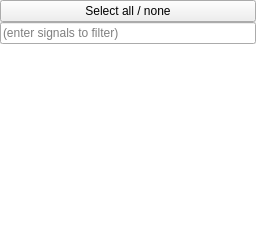
  <widget class="QDockWidget" name="dock_sig">
   <property name="minimumSize">
    <size>
     <width>125</width>
     <height>139</height>
    </size>
   </property>
   <property name="windowTitle">
    <string>(3) Signals</string>
   </property>
   <property name="dockLocation">
    <enum>Qt::DockWidgetArea::RightDockWidgetArea</enum>
   </property>
   <attribute name="dockWidgetArea">
    <number>2</number>
   </attribute>
   <widget class="QWidget" name="dockWidgetContents_7">
    <layout class="QVBoxLayout" name="verticalLayout_3">
     <property name="spacing">
      <number>0</number>
     </property>
     <property name="leftMargin">
      <number>0</number>
     </property>
     <property name="topMargin">
      <number>0</number>
     </property>
     <property name="rightMargin">
      <number>0</number>
     </property>
     <property name="bottomMargin">
      <number>0</number>
     </property>
     <item>
      <widget class="QPushButton" name="butt_sig">
       <property name="text">
        <string>Select all / none</string>
       </property>
      </widget>
     </item>
     <item>
      <widget class="QLineEdit" name="txt_signals">
       <property name="placeholderText">
        <string>(enter signals to filter)</string>
       </property>
      </widget>
     </item>
     <item>
      <widget class="QTableView" name="tbl_desc_signals">
       <property name="frameShape">
        <enum>QFrame::Shape::NoFrame</enum>
       </property>
       <property name="frameShadow">
        <enum>QFrame::Shadow::Plain</enum>
       </property>
       <property name="lineWidth">
        <number>0</number>
       </property>
       <property name="alternatingRowColors">
        <bool>true</bool>
       </property>
      </widget>
     </item>
    </layout>
   </widget>
  </widget>
